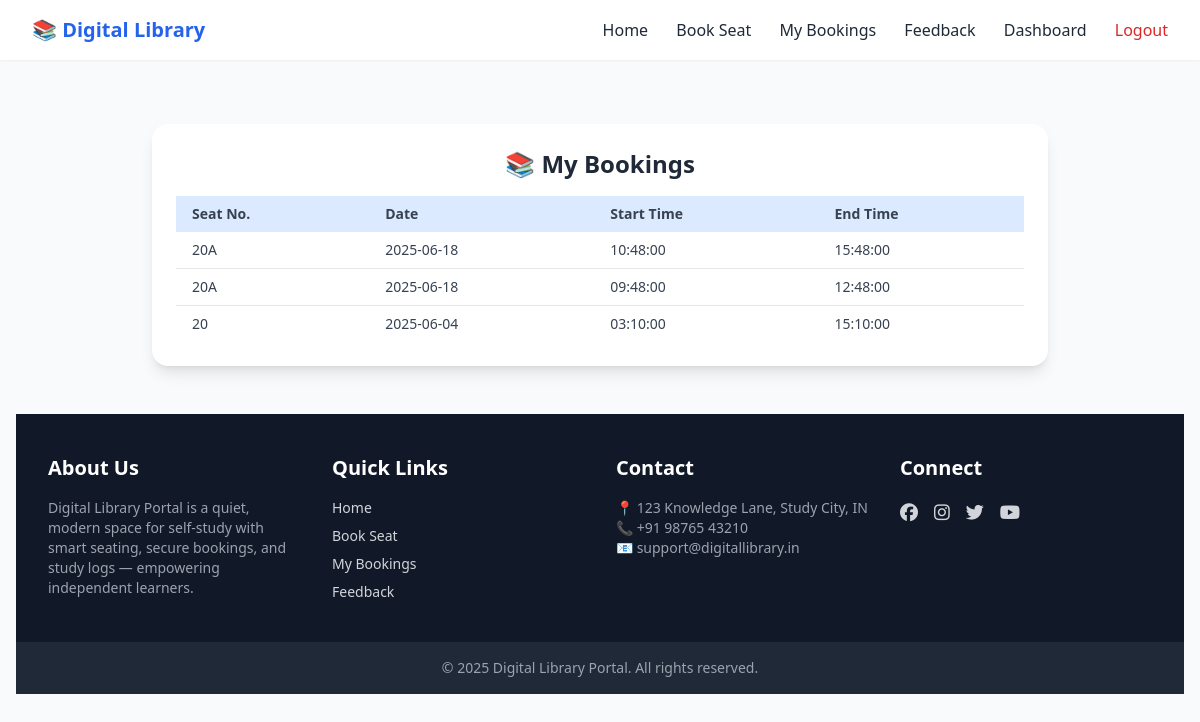
The app's page /student/my-bookings.php (signed in) with its own data.
### tables this page shows
CREATE TABLE `table_bookings` (
  `id` int(11) NOT NULL,
  `student_id` int(11) NOT NULL,
  `seat_id` int(11) NOT NULL,
  `date` date NOT NULL,
  `till_date` date DEFAULT NULL,
  `start_time` time NOT NULL,
  `end_time` time NOT NULL,
  `created_at` timestamp NOT NULL DEFAULT current_timestamp(),
  `shift` varchar(50) DEFAULT NULL,
  `purpose` text DEFAULT NULL,
  `fees_type` enum('daily','monthly') DEFAULT 'daily',
  `id_proof` varchar(255) DEFAULT NULL,
  `approval_status` enum('pending','approved','rejected') DEFAULT 'pending',
  `status` enum('pending','approved','rejected') DEFAULT 'pending'
);

CREATE TABLE `table_seats` (
  `seat_id` int(11) NOT NULL,
  `seat_number` varchar(10) NOT NULL,
  `is_active` tinyint(1) DEFAULT 1,
  `daily_fee` decimal(10,2) DEFAULT 0.00,
  `monthly_fee` decimal(10,2) DEFAULT 0.00,
  `half_month_fee` decimal(10,2) DEFAULT 0.00
);

### student/my-bookings.php (the view, shortened to what this page needs)
<?php
include_once('../includes/db.php');
include_once('../includes/header.php');
$student_id = 3;
$sql = "SELECT b.id, s.seat_number, b.date, b.start_time, b.end_time
        FROM table_bookings b
        JOIN table_seats s ON b.seat_id = s.seat_id
        WHERE b.student_id = ?
        ORDER BY b.date DESC, b.start_time DESC";
$stmt = $conn->prepare($sql);
$stmt->bind_param("i", $student_id);
$stmt->execute();
$result = $stmt->get_result();
?>
<div class="max-w-4xl mx-auto mt-10 p-6 bg-white shadow-lg rounded-2xl">
    <h2 class="text-2xl font-bold text-gray-800 mb-4 text-center">📚 My Bookings</h2>
    <?php if ($result->num_rows > 0): ?>
        <div class="overflow-x-auto">
            <table class="min-w-full text-sm text-left text-gray-700">
                <thead class="bg-blue-100 text-gray-700 font-semibold">
                    <tr>
                        <th class="px-4 py-2">Seat No.</th>
                        <th class="px-4 py-2">Date</th>
                        <th class="px-4 py-2">Start Time</th>
                        <th class="px-4 py-2">End Time</th>
                    </tr>
                </thead>
                <tbody class="divide-y divide-gray-200">
                    <?php while ($row = $result->fetch_assoc()): ?>
                        <tr class="hover:bg-gray-50">
                            <td class="px-4 py-2 font-medium"><?= htmlspecialchars($row['seat_number']) ?></td>
                            <td class="px-4 py-2"><?= htmlspecialchars($row['date']) ?></td>
                            <td class="px-4 py-2"><?= htmlspecialchars($row['start_time']) ?></td>
                            <td class="px-4 py-2"><?= htmlspecialchars($row['end_time']) ?></td>
                        </tr>
                    <?php endwhile; ?>
                </tbody>
            </table>
        </div>
    <?php else: ?>
        <p class="text-center text-gray-600">No bookings found. Go to <a href="book-seat.php" class="text-blue-600 underline">Book a Seat</a>.</p>
    <?php endif; ?>
</div>
<?php include_once('../includes/footer.php'); ?>

### records on screen
table_bookings: seat.seat_number "20A", date "2025-06-18", start_time "10:48:00", end_time "15:48:00"
table_bookings: seat.seat_number "20A", date "2025-06-18", start_time "09:48:00", end_time "12:48:00"
table_bookings: seat.seat_number "20", date "2025-06-04", start_time "03:10:00", end_time "15:10:00"
